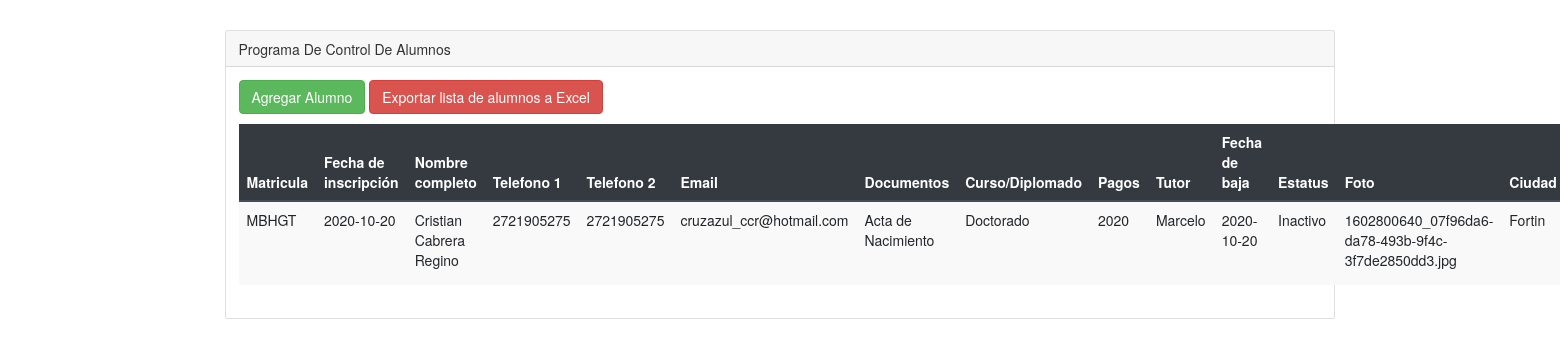
The page / on the database its author committed.
### tables this page shows
CREATE TABLE `alumnos` (
  `matricula` varchar(50) NOT NULL,
  `fecha_inscripcion` date NOT NULL,
  `nombre` varchar(100) NOT NULL,
  `telefono1` varchar(12) NOT NULL,
  `telefono2` varchar(12) NOT NULL,
  `email` varchar(100) NOT NULL,
  `documentos` varchar(100) NOT NULL,
  `curso` varchar(50) NOT NULL,
  `pagos` varchar(100) NOT NULL,
  `tutor` varchar(100) NOT NULL,
  `fecha_baja` date NOT NULL,
  `estatus` varchar(10) NOT NULL,
  `foto` blob NOT NULL,
  `ciudad` varchar(50) NOT NULL,
  `pais` varchar(50) NOT NULL,
  `asesor_inscribio` varchar(100) NOT NULL
);

### index.php (the view, shortened to what this page needs)
<?php
    require_once "funciones/conexiondb.php";
?>
<!DOCTYPE html>
<html lang="en">
<head>
    <link rel="stylesheet" href="https://stackpath.bootstrapcdn.com/bootstrap/4.5.0/css/bootstrap.min.css">
	<link rel="stylesheet" href="https://maxcdn.bootstrapcdn.com/bootstrap/3.4.1/css/bootstrap.min.css">
	<link rel="stylesheet" href="https://cdnjs.cloudflare.com/ajax/libs/sweetalert/1.1.3/sweetalert.min.css" />
</head>
<body>
    <div class="container mt-5">
        <div class="card">
            <div class="card-header">
                Programa De Control De Alumnos
            </div>
            <div class="card-body">
                <a href="funciones/addAlumno.php" type="button" class="btn btn-success">
                    Agregar Alumno
                </a>
                <a href="excel/exportar.php" class="btn btn-danger">Exportar lista de alumnos a Excel</a>
                <table class="table table-striped table-hover mt-3">
                    <thead class="thead-dark">
                        <tr>
                            <th>Matricula</th>
                            <th>Fecha de inscripción</th>
                            <th>Nombre completo</th>
                            <th>Telefono 1</th>
                            <th>Telefono 2</th>
                            <th>Email</th>
                            <th>Documentos</th>
                            <th>Curso/Diplomado</th>
                            <th>Pagos</th>
                            <th>Tutor</th>
                            <th>Fecha de baja</th>
                            <th>Estatus</th>
                            <th>Foto</th>
                            <th>Ciudad</th>
                        </tr>
                    </thead>
                    <tbody>
                        <?php foreach ($conexion->query('SELECT matricula, fecha_inscripcion, nombre, telefono1, telefono2, email, documentos, curso, pagos, tutor, fecha_baja, estatus, foto, ciudad, pais, asesor_inscribio FROM alumnos') as $row) { ?>
                            <tr>
                                <td><?php echo $row['matricula'] ?></td>
                                <td><?php echo $row['fecha_inscripcion'] ?></td>
                                <td><?php echo $row['nombre'] ?></td>
                                <td><?php echo $row['telefono1'] ?></td>
                                <td><?php echo $row['telefono2'] ?></td>
                                <td><?php echo $row['email'] ?></td>
                                <td><?php echo $row['documentos'] ?></td>
                                <td><?php echo $row['curso'] ?></td>
                                <td><?php echo $row['pagos'] ?></td>
                                <td><?php echo $row['tutor'] ?></td>
                                <td><?php echo $row['fecha_baja'] ?></td>
                                <td><?php echo $row['estatus'] ?></td>
                                <td><?php echo $row['foto'] ?></td>
                                <td><?php echo $row['ciudad'] ?></td>
                            </tr>
                        <?php
                        }
                        ?>
                    </tbody>
                </table>
            </div>
        </div>
    </div>
</body>
</html>

### rows shown on the page
alumnos: matricula "MBHGT", fecha_inscripcion "2020-10-20", nombre "Cristian Cabrera Regino", telefono1 "2721905275", telefono2 "2721905275", email "cruzazul_ccr@hotmail.com", documentos "Acta de Nacimiento", curso "Doctorado", pagos "2020", tutor "Marcelo", fecha_baja "2020-10-20", estatus "Inactivo", foto "1602800640_07f96da6-da78-493b-9f4c-3f7de2850dd3.jpg", ciudad "Fortin"
